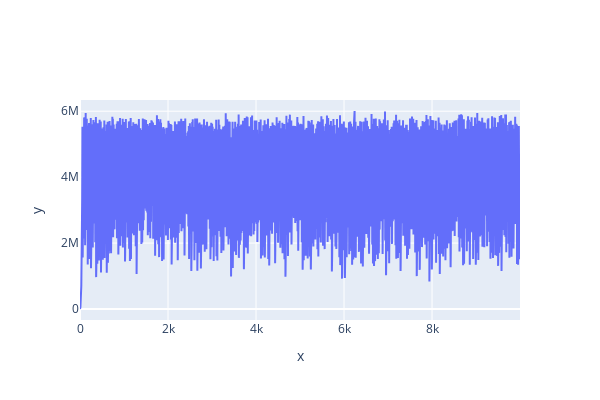

Here is the notebook cell this chart was saved with:
### Code cell
PlotSingle(y=gtc.P_g[:10000])

### Figure 1 — Plotly figure (JSON) as saved in the notebook; plotly's stock layout.template omitted (floating-point values rounded to 4 significant figures; data arrays with more than 128 entries replaced by an {"elided": "..."} marker saying what was removed)
{"data": [{"name": "Data", "type": "scatter", "x": {"elided": "10000 int values"}, "xaxis": "x", "y": {"elided": "10000 float values"}, "yaxis": "y"}], "layout": {"height": 400, "title": {"text": ""}, "width": 600, "xaxis": {"anchor": "y", "domain": [0, 1], "title": {"text": "x"}}, "yaxis": {"anchor": "x", "domain": [0, 1], "title": {"text": "y"}}}}
